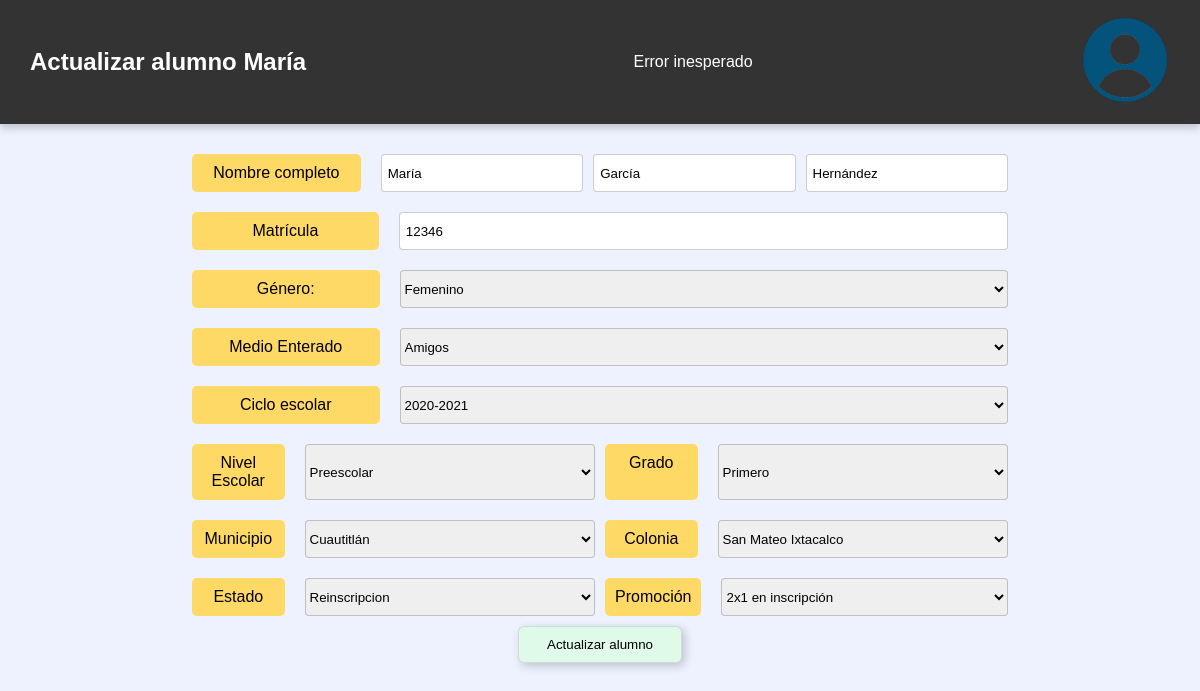
The page /actualizar_alumno.php?id=2 (signed in) on the database as committed earlier.
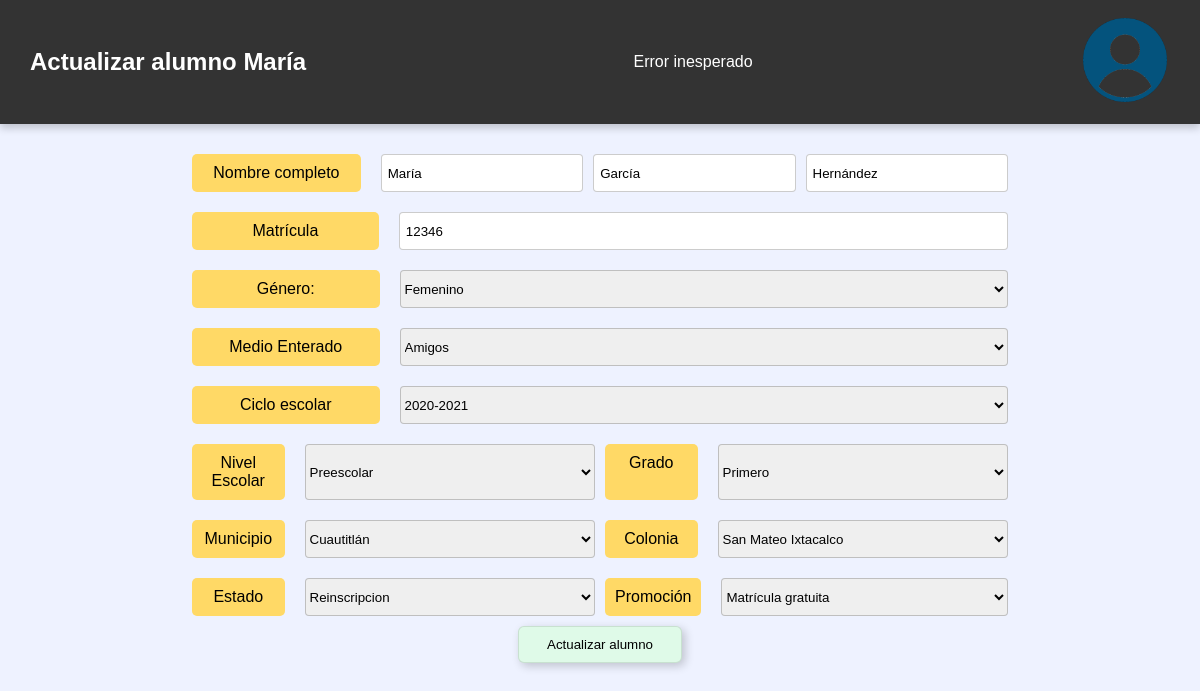
The same page on the database as committed later.
### tables this page shows
CREATE TABLE alumno (
    id INT NOT NULL PRIMARY KEY AUTO_INCREMENT,
    nombre VARCHAR(60) NOT NULL,
    Ap VARCHAR(50) NOT NULL,
    Am VARCHAR(50) NOT NULL,
    matricula INT NOT NULL UNIQUE,
    municipio INT NOT NULL,
    genero INT NOT NULL,
    colonia INT NOT NULL,
    medio_enterado INT NOT NULL,
    promocion INT NOT NULL,
    estado INT NOT NULL,
    nivel_grado_ciclo_id INT NOT NULL,
    FOREIGN KEY (nivel_grado_ciclo_id) REFERENCES nivel_grado_ciclo(id) ON DELETE CASCADE,
    FOREIGN KEY (estado) REFERENCES estado(id) ON DELETE CASCADE,
    FOREIGN KEY (promocion) REFERENCES promocion(id) ON DELETE CASCADE,
    FOREIGN KEY (medio_enterado) REFERENCES medio_enterado(id) ON DELETE CASCADE,
    FOREIGN KEY (colonia) REFERENCES colonia(id) ON DELETE CASCADE,
    FOREIGN KEY (municipio) REFERENCES municipio(id) ON DELETE CASCADE,
    FOREIGN KEY (genero) REFERENCES genero(id) ON DELETE CASCADE
);

CREATE TABLE promocion (
    id INT NOT NULL PRIMARY KEY AUTO_INCREMENT,
    descripcion VARCHAR(50) NOT NULL
);

CREATE TABLE genero (
    id INT NOT NULL PRIMARY KEY AUTO_INCREMENT,
    descripcion VARCHAR(50) NOT NULL
);

CREATE TABLE medio_enterado (
    id INT NOT NULL PRIMARY KEY AUTO_INCREMENT,
    descripcion VARCHAR(50) NOT NULL
);

CREATE TABLE municipio (
    id INT NOT NULL PRIMARY KEY AUTO_INCREMENT,
    descripcion VARCHAR(50) NOT NULL
);

CREATE TABLE colonia (
    id INT NOT NULL PRIMARY KEY AUTO_INCREMENT,
    descripcion VARCHAR(50) NOT NULL,
    municipio_id INT NOT NULL, 
    FOREIGN KEY (municipio_id) REFERENCES municipio(id) ON DELETE CASCADE
);

CREATE TABLE estado(
    id INT NOT NULL PRIMARY KEY AUTO_INCREMENT,
    descripcion VARCHAR(50) NOT NULL
);

### actualizar_alumno.php (the view, shortened to what the changed rows need)
<?php
$pdo = Conexion::connection();
if (!$_SERVER["REQUEST_METHOD"] === "GET") {
    header("Location: ../index.php?mensaje=err1");
    exit();
} else{
    try {
        $id = $_GET['id'];
        $stmt = $pdo->prepare(
            "SELECT a.*,
                    g.descripcion as genero_descripcion,
                    me.descripcion as medio_descripcion,
                    mu.descripcion as municipio_descripcion,
                    col.descripcion as colonia_descripcion,
                    e.descripcion as estado_descripcion,
                    p.descripcion as promocion_descripcion
            FROM alumno a
            INNER JOIN genero g ON a.genero = g.id
            INNER JOIN medio_enterado me ON a.medio_enterado = me.id
            INNER JOIN municipio mu ON a.municipio = mu.id
            INNER JOIN colonia col ON a.colonia = col.id
            INNER JOIN estado e ON a.estado = e.id
            INNER JOIN promocion p ON a.promocion = p.id
            WHERE a.id = :id"
        );
        $stmt->bindParam(':id', $id);
        $stmt->execute();
        $alumno = $stmt->fetch(PDO::FETCH_ASSOC);
    } catch (\Throwable $th) {
        echo "Error: ". $th->getMessage();
        exit();
    }
}
?>
<!DOCTYPE html>
<html lang="es">
<head>
    <link rel="stylesheet" href="css/registrarAlumno.css">
    <link rel="stylesheet" href="css/header.css">
</head>
<body>
    <header>
        <h1>Actualizar alumno <?php echo htmlspecialchars($alumno['nombre']); ?></h1>
        <?php
            switch ($_GET['from']){
                default:
                    echo "Error inesperado";
                    break;
            }
        ?>
        <a href="usuario.php">
            <img src="img/usuario.png" alt="Cuenta de usuario">
        </a>
    </header>
    <div class="container">
        <form action="php/alumnos/actualizarAlumno.php" method="POST">
            <div class="form-group">
                <label for="nombre">Nombre completo</label>
                <input type="text" id="nombre" name="nombre" placeholder="Nombre(s)" value="<?php echo htmlspecialchars($alumno['nombre']); ?>" required>
                <input type="text" id="ap" name="ap" placeholder="Apellido Paterno" value="<?php echo htmlspecialchars($alumno['Ap']); ?>" required>
                <input type="text" id="am" name="am" placeholder="Apellido Materno" value="<?php echo htmlspecialchars($alumno['Am']); ?>" required>
            </div>
            <div class="form-group">
                <label for="matricula">Matrícula</label>
                <input type="text" id="matricula" name="matricula" value="<?php echo htmlspecialchars($alumno['matricula']); ?>" placeholder="0000" required>
            </div>
            <div class="form-group">
                <label for="genero">Género:</label>
                <select name="genero" id="genero" required onchange="limpiarSelect('genero')">
                    <option value="<?php echo htmlspecialchars($alumno['genero']); ?>">
                        <?php echo htmlspecialchars($alumno['genero_descripcion']); ?>
                    </option>
                </select>
            </div>
            <div class="form-group">
                <label for="medio_enterado">Medio Enterado</label>
                <select name="medio_enterado" id="medio_enterado" required onchange="limpiarSelect('medio_enterado')">
                    <option value="<?php echo htmlspecialchars($alumno['medio_enterado']); ?>">
                        <?php echo htmlspecialchars($alumno['medio_descripcion']); ?>
                    </option>
                </select>
            </div>
            <div class="group-1">
                <div class="form-group">
                    <label for="municipio">Municipio</label>
                    <select name="municipio" id="municipio" onchange="cargarColonias()" required>
                        <option value="<?php echo htmlspecialchars($alumno['municipio']);?>">
                            <?php echo htmlspecialchars($alumno['municipio_descripcion']); ?>
                        </option>
                    </select>
                </div>
                <div class="form-group">
                    <label for="colonia">Colonia</label>
                    <select name="colonia" id="colonia" required onchange="limpiarSelect('colonia')">
                        <option value="<?php echo htmlspecialchars($alumno['colonia']);?>">
                            <?php echo htmlspecialchars($alumno['colonia_descripcion']); ?>
                        </option>
                    </select>
                </div>
            </div>
            <div class="group-1">
                <div class="form-group">
                    <label for="estado">Estado</label>
                    <select name="estado" id="estado" required onchange="limpiarSelect('estado')">
                        <option value="<?php echo htmlspecialchars($alumno['estado']);?>">
                            <?php echo htmlspecialchars($alumno['estado_descripcion']); ?>
                        </option>
                    </select>
                </div>
                <div class="form-group">
                <label for="promocion">Promoción</label>
                <select name="promocion" id="promocion" required onchange="limpiarSelect('promocion')">
                    <option value="<?php echo htmlspecialchars($alumno['promocion']);?>">
                        <?php echo htmlspecialchars($alumno['promocion_descripcion']); ?>
                    </option>
                </select>
                </div>
            </div>
        </form>
    </div>
</body>
</html>

Rows that differ between the two databases and show on the page:
changed through a linked row, alumno "María": promocion "2x1 en inscripción" → "Matrícula gratuita"
